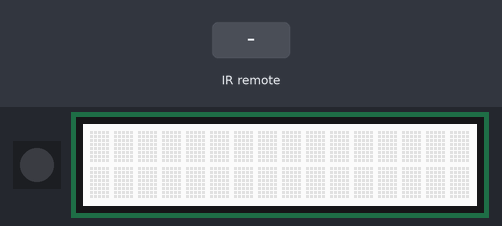
Simulated run of this sketch. Board: Arduino Uno, built with avr-gcc and run on an emulated ATmega328P. On the bench: 1 RGB LEDs in strip order, left to right, 16×2 character LCD. Inputs (shaded band) come from the test bench.

Above: at 1.2 s.
1.3 s: infrared code 0xFD906F received
At 3.1 s:
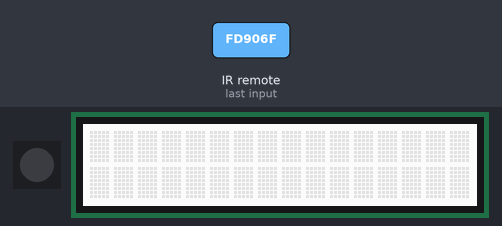
3.8 s: infrared code 0xFD08F7 received
At 4.1 s:
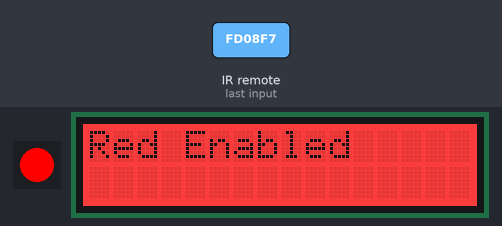
5.3 s: infrared code 0xFD8877 received
At 6.5 s:
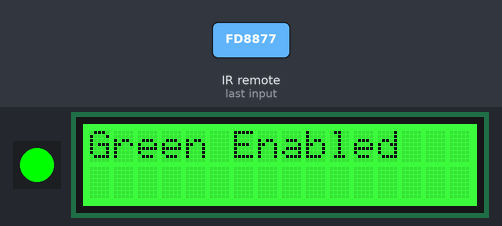
6.8 s: infrared code 0xFD48B7 received
At 7.6 s:
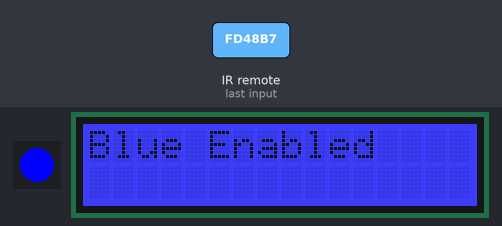
8.3 s: infrared code 0xFD906F received
At 10.8 s:
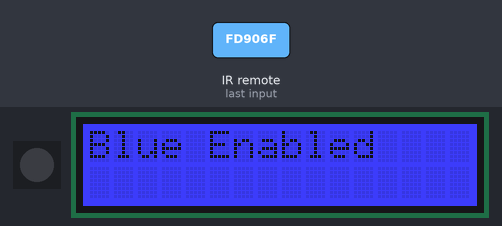
Timing chart, 0 to 11.4 s (numbered marks = the images above; inputs shaded):
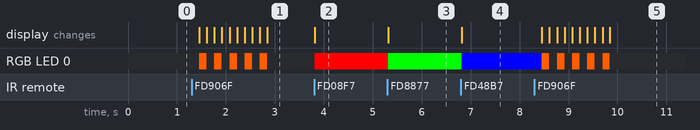

The sketch:

EX_remote_led_lcd.ino
```cpp
#include <IRremote.h>
int RECV_PIN = 2;
IRrecv irrecv(RECV_PIN);
decode_results results;

#include <ChainableLED.h>
ChainableLED leds(7, 8, 1);

#include <Wire.h>
#include "rgb_lcd.h"
rgb_lcd lcd;

#include <SPI.h>
#include <SD.h>
File myFile;

void setup()
{
  Serial.begin(9600);
  irrecv.enableIRIn();

  leds.init();

  lcd.begin(16, 2);
}

void loop()
{
  if (irrecv.decode(&results))
  {
    //Serial.print(results.value); Serial.print("\n");
    irrecv.resume();
    if(results.value==16582903){lcd.clear(); leds.setColorRGB(0,255,0,0); lcd.setRGB(255,0,0); lcd.print("Red Enabled");}
    if(results.value==16615543){lcd.clear(); leds.setColorRGB(0,0,255,0); lcd.setRGB(0,255,0); lcd.print("Green Enabled");}
    if(results.value==16599223){lcd.clear(); leds.setColorRGB(0,0,0,255); lcd.setRGB(0,0,255); lcd.print("Blue Enabled");}
    if(results.value==16617583)
    {
      for(int K=0; K<5; K++)
      {
      delay(150);
      leds.setColorRGB(0,255,93,0);
      delay(150);
      leds.setColorRGB(0,0,0,0);
      }
    }

  }

}
```

Measured:
- after the input at 1.3 s, RGB LED 0: alternates RGB(255, 93, 0) for 0.15 s and off for 0.15 s, 10 changes in all, then stays off, starting after 0.16 s
- after the input at 3.8 s, RGB LED 0: off → RGB(255, 0, 0) at once; the display: changes at once (image 2)
- after the input at 5.3 s, RGB LED 0: RGB(255, 0, 0) → RGB(0, 255, 0) at once; the display: changes at once (image 3)
- after the input at 6.8 s, RGB LED 0: RGB(0, 255, 0) → RGB(0, 0, 255) at once; the display: changes at once (image 4)
- after the input at 8.3 s, RGB LED 0: alternates RGB(255, 93, 0) for 0.15 s and off for 0.15 s, 10 changes in all, then stays off, starting after 0.16 s
